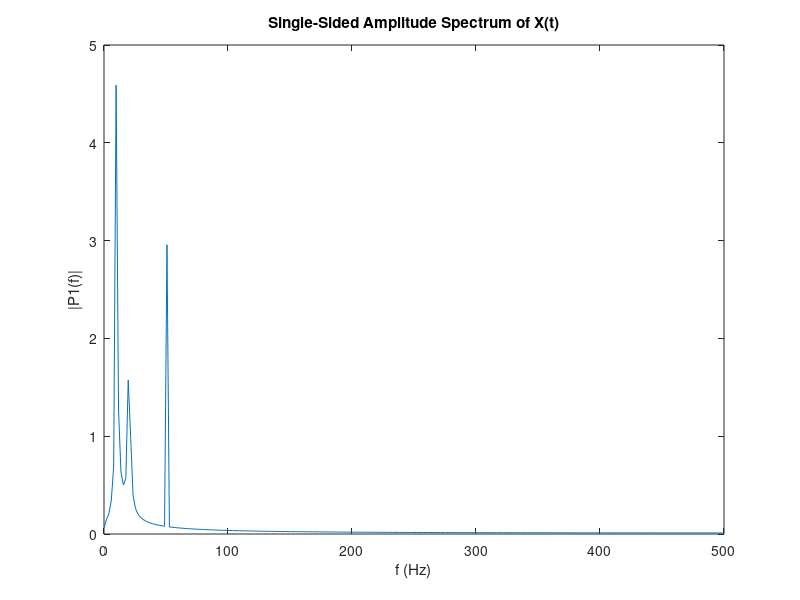

The MATLAB source for this figure: (Note: this script raises an error after producing the figure.)
clc
close all
clear
%% Lab2: Discrete Fourier Transform
%% Spectral analysis of a synthetic signal.
%% R1a)
% Frequency
M = 512;
w0 = @(M) 5.2*2*pi/M;
x_ = @(n) 5*cos(w0(M)*n + 1) + 2*cos(2*w0(M)*n + 2) + 3*cos(5*w0(M)*n + 3);
n = linspace(0,M-1, M);
x = x_(n);
%% R1b)
figure()
plot(x)
grid on
title('Signal x')
% Comment: In this image it can be observed sinusoidal singal with several
% harmonics. The peaks of this signal is spaced on the X axis by 99, then 98,
% then 99, then 98 ... periodic?
%% R1c)
%% Normalized frequency?
Fs = 1000;
dft = fft(x);
P2 = abs(dft/M);
P1 = P2(1:M/2+1);
P1(2:end-1) = 2*P1(2:end-1);
f = Fs*(0:(M/2))/M;
plot(f,P1) 
title('Single-Sided Amplitude Spectrum of X(t)')
xlabel('f (Hz)')
ylabel('|P1(f)|')
%% Spectral analysis of a real voice signal
%% R2a)
[r, Fs] = audioread('How_many_roads.wav');
soundsc(r, Fs);
%% R2b) 

